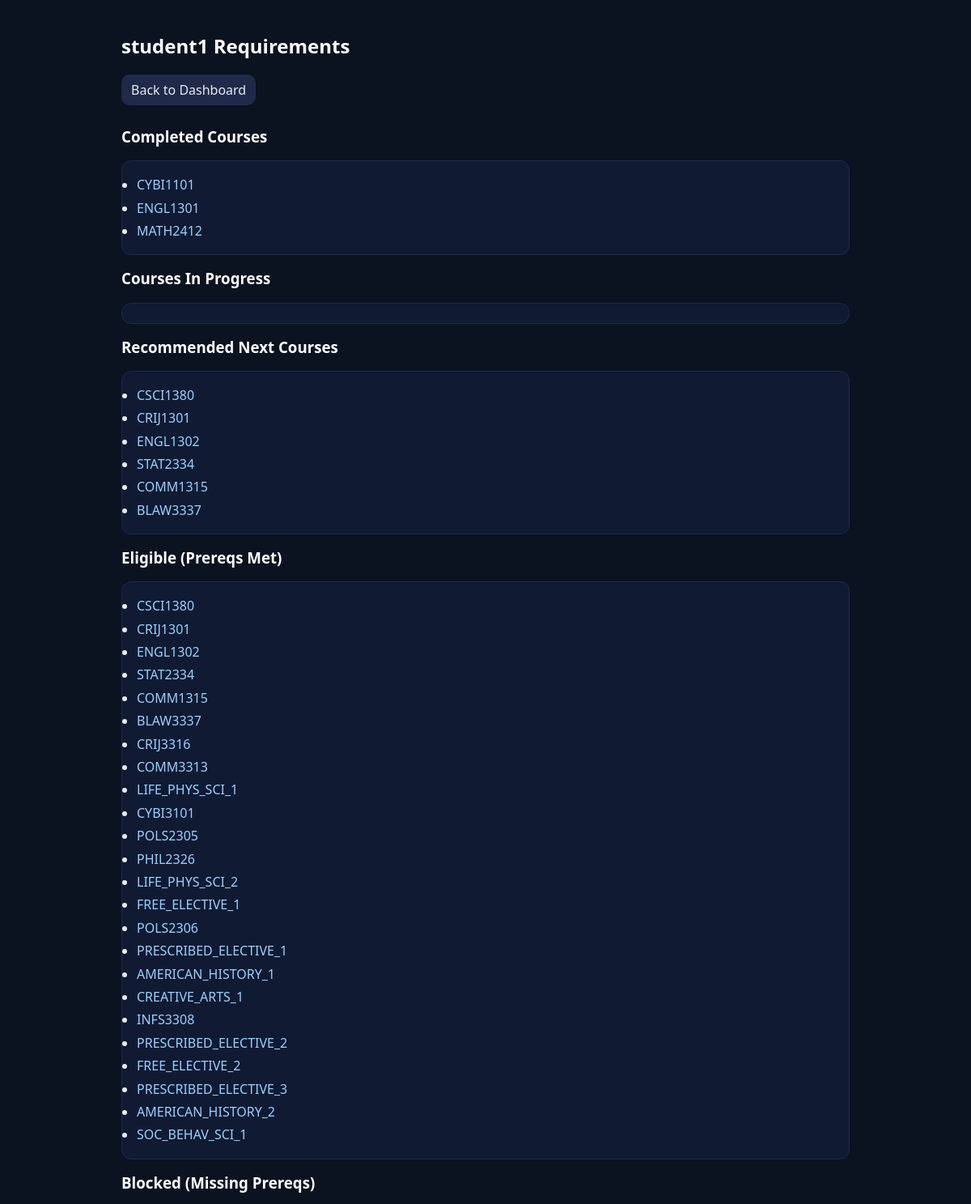
The app's page /requirements/student1 (signed in, upper part) with its own data.
### tables this page shows
CREATE TABLE enrollments (
              id INTEGER PRIMARY KEY AUTOINCREMENT,
              student_username TEXT NOT NULL,
              course_id TEXT NOT NULL,
              term TEXT,
              grade TEXT,
              FOREIGN KEY(student_username) REFERENCES students(username) ON DELETE CASCADE,
              FOREIGN KEY(course_id) REFERENCES courses(course_id) ON DELETE CASCADE
            );

CREATE TABLE degree_plan (
              student_username TEXT NOT NULL,
              course_id TEXT NOT NULL,
              sort_order INTEGER NOT NULL,
              PRIMARY KEY (student_username, course_id),
              FOREIGN KEY(student_username) REFERENCES students(username) ON DELETE CASCADE,
              FOREIGN KEY(course_id) REFERENCES courses(course_id) ON DELETE CASCADE
            );

### app.py (the view)
@app.route("/requirements/<student>")
def requirements(student):
    if not can_access_student(student):
        return "Access Denied", 403
    db.log_audit("view_requirements", actor_username=session.get("user"), target_username=student)
    snapshot = build_requirements_snapshot(student)
    return render_template("requirements.html", **snapshot)

### app.py (called while the page is built)
def require_login():
    if "user" not in session:
        return False
    return True

def can_access_student(student_username):
    if not require_login():
        return False
    if session.get("role") == "student":
        return student_username == session.get("user")
    if session.get("role") == "faculty":
        return student_username in set(db.list_advisees(session.get("user")))
    return False

@app.after_request
def add_security_headers(resp):
    resp.headers.setdefault("X-Content-Type-Options", "nosniff")
    resp.headers.setdefault("X-Frame-Options", "DENY")
    resp.headers.setdefault("Referrer-Policy", "same-origin")
    resp.headers.setdefault(
        "Content-Security-Policy",
        "default-src 'self'; style-src 'self' 'unsafe-inline'; img-src 'self' data:;",
    )
    return resp

### db.py (called while the page is built)
def connect():
    conn = sqlite3.connect(DB_PATH)
    conn.row_factory = sqlite3.Row
    conn.execute("PRAGMA foreign_keys = ON")
    return conn

def get_student_degree_plan(student_username):
    with connect() as conn:
        rows = conn.execute(
            """
            SELECT course_id
            FROM degree_plan
            WHERE student_username = ?
            ORDER BY sort_order ASC
            """,
            (student_username,),
        ).fetchall()
        return [r["course_id"] for r in rows]

def get_student_completed_courses(student_username):
    with connect() as conn:
        rows = conn.execute(
            "SELECT course_id FROM enrollments WHERE student_username = ? AND grade IS NOT NULL",
            (student_username,),
        ).fetchall()
        return [r["course_id"] for r in rows]

def get_student_in_progress_courses(student_username):
    with connect() as conn:
        rows = conn.execute(
            "SELECT course_id FROM enrollments WHERE student_username = ? AND grade IS NULL",
            (student_username,),
        ).fetchall()
        return [r["course_id"] for r in rows]

def get_prerequisites_map():
    with connect() as conn:
        rows = conn.execute(
            "SELECT course_id, prereq_course_id FROM prerequisites ORDER BY course_id, prereq_course_id"
        ).fetchall()
    result = {}
    for r in rows:
        result.setdefault(r["course_id"], []).append(r["prereq_course_id"])
    return result

### templates/requirements.html (shortened to what this page needs)
<link rel="stylesheet" href="{{ url_for('static', filename='style.css') }}">
<h2>{{ student }} Requirements</h2>
<a class="btn" href="/dashboard">Back to Dashboard</a>
<h3>Completed Courses</h3>
<ul>
{% for c in completed_courses %}
    <li><a href="/course/{{ c }}">{{ c }}</a></li>
{% endfor %}
</ul>
<h3>Courses In Progress</h3>
<ul>
</ul>
<h3>Recommended Next Courses</h3>
<ul>
{% for c in recommended_courses %}
    <li><a href="/course/{{ c }}">{{ c }}</a></li>
{% endfor %}
</ul>
<h3>Eligible (Prereqs Met)</h3>
<ul>
{% for c in eligible_courses %}
    <li><a href="/course/{{ c }}">{{ c }}</a></li>
{% endfor %}
</ul>
<h3>Blocked (Missing Prereqs)</h3>

### static/style.css (style rules this page uses)
a { color:#9bd0ff;text-decoration:none }
h2,h3 { color:#ffffff;margin:16px 0 8px }
ul { background:#101a33;border:1px solid #1f2a4a;border-radius:12px;padding:12px 18px }
li { margin:6px 0 }
.btn { display:inline-block;margin:10px 0;padding:8px 12px;border-radius:10px;background:#1f2a4a;color:#e7eaf0 }

### records on screen
enrollments: course "CYBI1101"
enrollments: course "ENGL1301"
enrollments: course "MATH2412"
degree_plan: course "CSCI1380"
degree_plan: course "CRIJ1301"
degree_plan: course "ENGL1302"
degree_plan: course "STAT2334"
degree_plan: course "COMM1315"
degree_plan: course "BLAW3337"
degree_plan: course "CRIJ3316"
degree_plan: course "COMM3313"
degree_plan: course "LIFE_PHYS_SCI_1"
degree_plan: course "CYBI3101"
degree_plan: course "POLS2305"
degree_plan: course "PHIL2326"
degree_plan: course "LIFE_PHYS_SCI_2"
degree_plan: course "FREE_ELECTIVE_1"
degree_plan: course "POLS2306"
degree_plan: course "PRESCRIBED_ELECTIVE_1"
degree_plan: course "AMERICAN_HISTORY_1"
degree_plan: course "CREATIVE_ARTS_1"
degree_plan: course "INFS3308"
degree_plan: course "PRESCRIBED_ELECTIVE_2"
degree_plan: course "FREE_ELECTIVE_2"
degree_plan: course "PRESCRIBED_ELECTIVE_3"
degree_plan: course "AMERICAN_HISTORY_2"
degree_plan: course "SOC_BEHAV_SCI_1"

### other values on screen
{{ student }} "student1"
